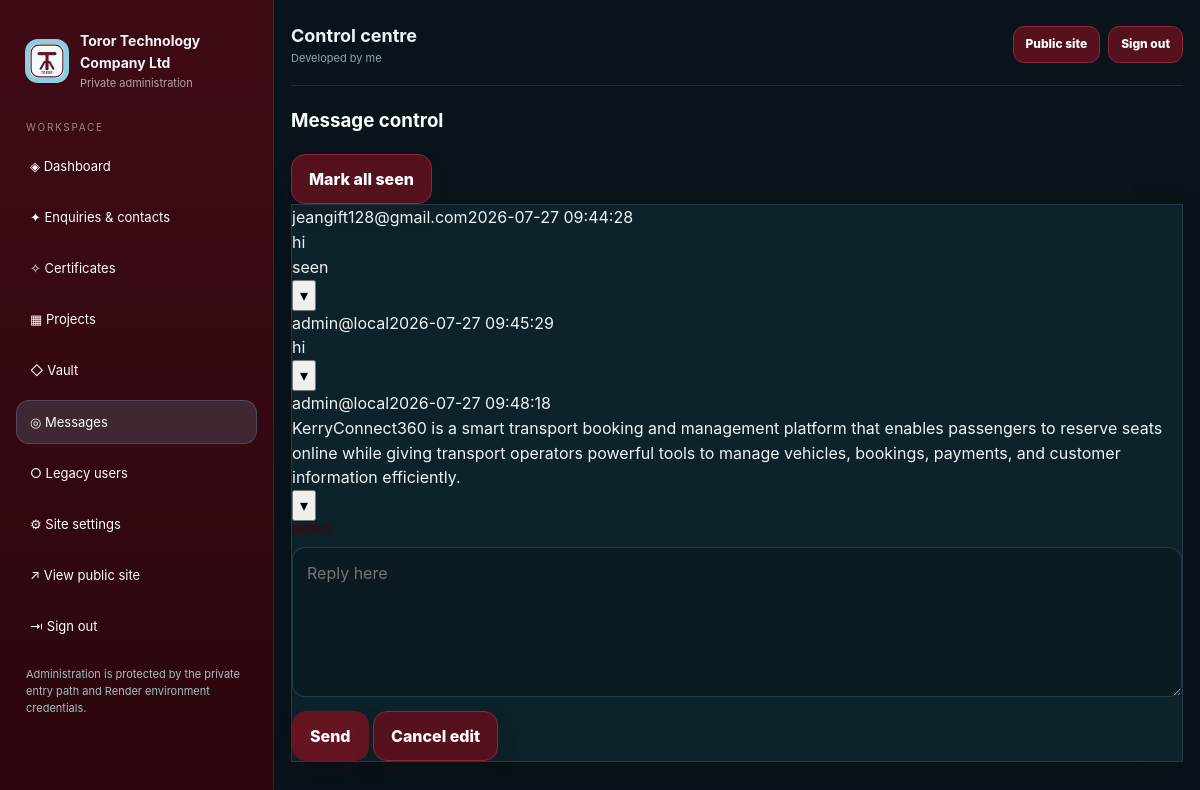
Page /admin/chat (signed in) on the committed database.
### tables this page shows
CREATE TABLE settings (
        key TEXT PRIMARY KEY,
        value TEXT NOT NULL
    );

CREATE TABLE chat_messages (
        id INTEGER PRIMARY KEY AUTOINCREMENT,
        sender TEXT NOT NULL,
        role TEXT NOT NULL DEFAULT 'visitor',
        message TEXT NOT NULL,
        is_read INTEGER NOT NULL DEFAULT 0,
        created_at TEXT NOT NULL,
        edited_at TEXT,
        edited INTEGER NOT NULL DEFAULT 0
    , owner_user_id INTEGER, owner_email TEXT);

### app.py (the view)
@app.route('/admin/chat')
@admin_required
def admin_chat():
    messages = query_all('SELECT * FROM chat_messages ORDER BY id ASC LIMIT 150')
    return render_template('admin_chat.html', messages=messages)

### app.py (called while the page is built, shortened)
def get_db():
    if 'db' not in g:
        conn = sqlite3.connect(DB_PATH)
        conn.row_factory = sqlite3.Row
        g.db = conn
    return g.db

def _env_value(name, *fallbacks):
    for key in (name, *fallbacks):
        value = os.environ.get(key)
        if value is None:
            continue
        value = value.strip()
        if len(value) >= 2 and value[0] == value[-1] and value[0] in {"'", '"'}:
            value = value[1:-1]
        if value:
            return value
    return ''

def get_admin_name():
    return _env_value('ADMIN_NAME', 'ADMIN_USERNAME')

def query_one(sql, args=()):
    return get_db().execute(sql, args).fetchone()

def query_all(sql, args=()):
    return get_db().execute(sql, args).fetchall()

def get_setting(key, default=''):
    row = query_one('SELECT value FROM settings WHERE key=?', (key,))
    return row['value'] if row else default

def is_admin():
    return session.get('admin_logged_in') is True

def user_display_name():
    if is_admin():
        return get_setting('developer_name', 'Team') or 'Team'

def admin_required(fn):
    @wraps(fn)
    def wrapper(*args, **kwargs):
        if not is_admin():
            return redirect(url_for('admin_entry'))
        return fn(*args, **kwargs)
    return wrapper

@app.before_request
def protect_admin_routes():
    path = request.path or ''
    if path == '/promise212324' or path.startswith('/admin') or path.startswith('/api/admin'):
        if path in {'/promise212324'}:
            return None
        if not is_admin():
            return redirect(url_for('admin_entry'))
    return None

def public_logo():
    logo = get_setting('logo_path', '/static/default-logo.svg')
    return logo if logo else '/static/default-logo.svg'

@app.after_request
def add_cache_headers(resp):
    if request.path.startswith('/static/'):
        resp.headers['Cache-Control'] = 'public, max-age=31536000, immutable'
    else:
        resp.headers['Cache-Control'] = 'no-store'
    return resp

### templates/admin_chat.html (shortened to what this page needs)
{% extends 'base.html' %}
{% set title = 'Messages · ' ~ site_name %}
{% block content %}
  <section class="section admin-section">
    <div class="section-head chat-head">
      <h3>Message control</h3>
      <form method="post" action="/api/admin/chat/read"><button class="btn" type="submit">Mark all seen</button></form>
    </div>
    <div class="card chat-card admin-card">
      <div id="chat-list" data-chat-list data-last-id="{{ messages[-1].id if messages else 0 }}" class="chat-box admin-chat-box">
        {% for msg in messages %}
          <div class="msg {{ 'admin' if msg.role == 'admin' else 'visitor' }} {{ 'mine' if msg.sender == user_email else '' }}" data-message-id="{{ msg.id }}" data-owner="{{ 'true' if (msg.sender == user_email or is_admin()) else 'false' }}" data-role="{{ msg.role }}">
            <div class="bubble">
              <div class="meta"><span>{{ msg.sender }}</span><span>{{ msg.created_at[:19].replace('T', ' ') }}</span></div>
              <div class="content">{{ msg.message }}</div>
              <div class="statusline">
                {% if msg.role == 'visitor' and msg.is_read %}<span>seen</span>{% endif %}
              </div>
              <button type="button" class="msg-menu-btn" data-msg-menu aria-label="Message options">▾</button>
            </div>
          </div>
        {% endfor %}
      </div>
      <form data-chat-form class="grid chat-form">
        <div class="field"><label>Reply</label><textarea name="message" placeholder="Reply here" required></textarea></div>
        <div class="hero-ctas">
          <button class="btn primary" type="submit" data-send-label>Send</button>
          <button class="btn ghost" type="button" data-cancel-edit hidden>Cancel edit</button>
        </div>
      </form>
    </div>
  </section>
{% endblock %}

### templates/base.html (shortened to what this page needs)
<!doctype html>
<html lang="en">
<head>
  <link rel="stylesheet" href="/static/css/style.css?v=6">
</head>
<body class="{% if is_admin() %}admin-mode{% else %}public-mode{% endif %}">
{% if is_admin() %}
  <div class="admin-shell">
    <aside class="sidebar admin-sidebar" id="admin-sidebar">
      <a class="brand admin-brand" href="/admin/dashboard"><img src="{{ logo_path }}" alt="{{ site_name }} logo"><div><strong>{{ site_name }}</strong><span>Private administration</span></div></a>
      <div class="sidebar-label">Workspace</div>
      <nav class="nav admin-nav" aria-label="Admin navigation">
        <a href="/admin/dashboard" class="{{ 'active' if request.path == '/admin/dashboard' else '' }}">◈ Dashboard</a>
        <a href="/admin/contacts" class="{{ 'active' if '/admin/contacts' in request.path else '' }}">✦ Enquiries & contacts</a>
        <a href="/admin/certificates" class="{{ 'active' if '/admin/certificates' in request.path else '' }}">✧ Certificates</a>
        <a href="/admin/projects" class="{{ 'active' if '/admin/projects' in request.path else '' }}">▦ Projects</a>
        <a href="/admin/vault" class="{{ 'active' if '/admin/vault' in request.path else '' }}">◇ Vault</a>
        <a href="/admin/chat" class="{{ 'active' if '/admin/chat' in request.path else '' }}">◎ Messages</a>
        <a href="/admin/users" class="{{ 'active' if '/admin/users' in request.path else '' }}">○ Legacy users</a>
        <a href="/admin/settings" class="{{ 'active' if request.path == '/admin/settings' else '' }}">⚙ Site settings</a>
        <a href="/" target="_blank" rel="noreferrer">↗ View public site</a>
        <a href="/admin/logout">⇥ Sign out</a>
      </nav>
      <p class="footer-note">Administration is protected by the private entry path and Render environment credentials.</p>
    </aside>
    <main class="admin-main">
      <div class="container admin-container">
        <div class="admin-topbar"><div><strong>Control centre</strong><span>{{ admin_name if admin_name else developer_name }}</span></div><div class="admin-top-actions"><a class="btn small" href="/" target="_blank">Public site</a><a class="btn small" href="/admin/logout">Sign out</a></div></div>
{% endif %}
    {% block content %}{% endblock %}
{% if is_admin() %}
      </div>
    </main>
  </div>
{% endif %}
</body>
</html>

### static/css/style.css (style rules this page uses)
:root { --maroon:#641521; --maroon-deep:#3E0B14; --dark-red:#55111D; --sky:#F2FAFD; --sky-light:#FBFEFF; --sky-accent:#8CCFE3; --sky-deep:#377A8F; --ink:#111214; --ink-soft:#2C3034; --gold:#C9A65A; --line:rgba(62,11,20,.22); --panel:rgba(55,122,143,.065); --panel-strong:rgba(55,122,143,.11); --shadow:0 18px 42px rgba(30,62,72,.16); --radius:24px; --header-h:78px; }
* { box-sizing:border-box }
html { scroll-behavior:smooth }
body { margin:0;font-family:Inter,ui-sans-serif,system-ui,-apple-system,BlinkMacSystemFont,"Segoe UI",sans-serif;background:#F2FAFD;color:var(--ink);line-height:1.55 }
a { color:inherit;text-decoration:none }
img { max-width:100%;display:block }
button,input,textarea,select { font:inherit }
button { cursor:pointer }
.container { width:min(1220px,calc(100% - 34px));margin:0 auto }
.btn { display:inline-flex;align-items:center;justify-content:center;gap:8px;padding:12px 17px;border-radius:14px;border:1px solid var(--dark-red);background:var(--dark-red);color:#fff;font-weight:800;box-shadow:0 10px 20px rgba(62,11,20,.14);transition:transform .15s ease,filter .15s ease }
.btn.primary { background:var(--maroon-deep);border-color:var(--maroon-deep);color:#fff }
.btn.small { padding:8px 12px;border-radius:11px;font-size:12px;box-shadow:none }
.field { display:grid;gap:7px;margin-bottom:14px }
.field label { font-size:12px;font-weight:900;text-transform:uppercase;letter-spacing:.06em;color:var(--maroon-deep) }
.field input,.field textarea,.field select { width:100%;padding:13px 14px;border:1px solid var(--line);border-radius:13px;background:rgba(242,250,253,.95);color:var(--ink);outline:none }
.field textarea { min-height:150px;resize:vertical }
.admin-shell { display:grid;grid-template-columns:274px 1fr;min-height:100vh;background:#08141a;color:#eef4f5 }
.admin-sidebar { position:sticky;top:0;height:100vh;padding:22px 16px;background:linear-gradient(180deg,#3f0b15,#2b070d);border-right:1px solid rgba(255,255,255,.09) }
.brand { display:flex;align-items:center;gap:11px;padding:8px 9px }
.admin-brand img { width:44px;height:44px;border-radius:13px;background:var(--sky-accent);padding:3px }
.admin-brand strong { display:block;font-size:14px }
.admin-brand span { display:block;font-size:11px;color:rgba(255,255,255,.62);margin-top:2px }
.sidebar-label { margin:20px 10px 8px;font-size:10px;letter-spacing:.17em;text-transform:uppercase;color:rgba(255,255,255,.5) }
.nav { display:grid;gap:7px }
.nav a { display:flex;align-items:center;gap:10px;padding:11px 13px;border-radius:13px;color:#fff;border:1px solid transparent;font-size:13px }
.nav a:hover,.nav a.active { background:rgba(121,203,232,.16);border-color:rgba(121,203,232,.22) }
.footer-note { margin:18px 10px 0;font-size:11px;color:rgba(255,255,255,.5);line-height:1.55 }
.admin-main { background:#08141a;min-width:0 }
.admin-container { padding-top:16px;padding-bottom:50px }
.admin-topbar { display:flex;justify-content:space-between;align-items:center;gap:12px;padding:6px 0 18px;border-bottom:1px solid rgba(121,203,232,.14);margin-bottom:20px }
.admin-topbar strong { display:block;font-size:18px }
.admin-topbar span { display:block;color:#91a6ad;font-size:11px }
.admin-top-actions { display:flex;gap:8px }
.admin-section { padding-top:0 }
.admin-mode .muted,.admin-mode p { color:#a8bbc1 }
.admin-mode .section-head h3,.admin-mode .card h3 { color:#fff }
.admin-mode .card,.admin-mode .feature-card,.admin-mode .admin-action-card,.admin-mode .certificate-explainer,.admin-mode .form-card,.admin-mode .mini-stat { background:#0d222a;border:1px solid rgba(121,203,232,.16);box-shadow:0 12px 34px rgba(0,0,0,.18) }
.admin-mode .btn { background:var(--dark-red);border-color:#8e2739 }
.admin-mode .btn.primary { background:var(--maroon);border-color:var(--maroon) }
.admin-mode .field input,.admin-mode .field textarea,.admin-mode .field select { background:#0a1b22;color:#f4f7f7;border-color:rgba(121,203,232,.2) }

### rows in the picture
settings: value (placeholder picture)
settings: value "Toror Technology Company Ltd"
settings: value "Developed by me"
chat_messages: sender "jeangift128@gmail.com", created_at "2026-07-27 09:44:28", message "hi", role "seen"
chat_messages: sender "admin@local", created_at "2026-07-27 09:45:29", message "hi"
chat_messages: sender "admin@local", created_at "2026-07-27 09:48:18", message "KerryConnect360 is a smart transport booking and management platform that enables passengers to reserve seats online while giving transport operators powerful tools to manage vehicles, bookings, payments, and customer information efficiently."
